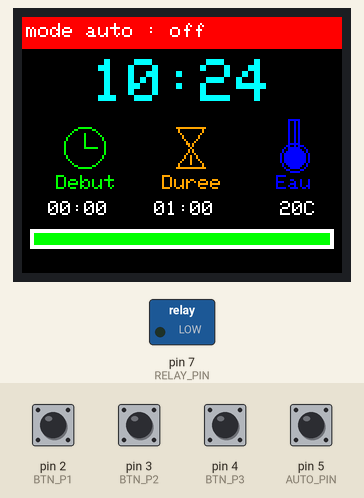
Bench run of a sketch on a simulated Arduino Uno, built with avr-gcc and run on an emulated ATmega328P. Shown: 160×128 colour display, switched loads named in the sketch (green lamp = pin HIGH). Inputs (shaded band) come from the test bench; at power-on: pin 2 (BTN_P1), pin 3 (BTN_P2), pin 4 (BTN_P3), pin 5 (AUTO_PIN) HIGH. The local clock reads 2024-03-15 10:24:30 at power-on unless the sketch sets it.

Above: at 1.3 s.
1.4 s: pin 5 (AUTO_PIN) pulled LOW for 0.15 s
At 2.8 s:
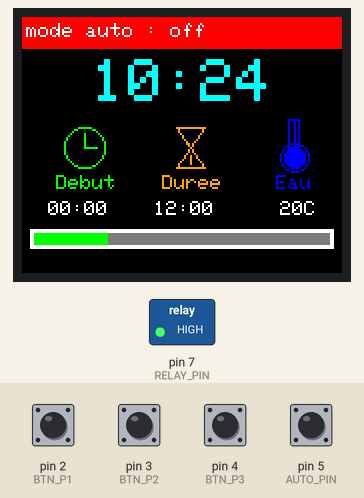
3.1 s: pin 2 (BTN_P1) pulled LOW for 0.15 s
At 3.9 s:
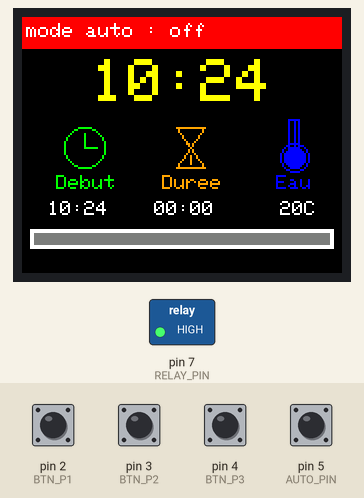
4.8 s: pin 2 (BTN_P1) pulled LOW for 1 s
At 6.1 s:
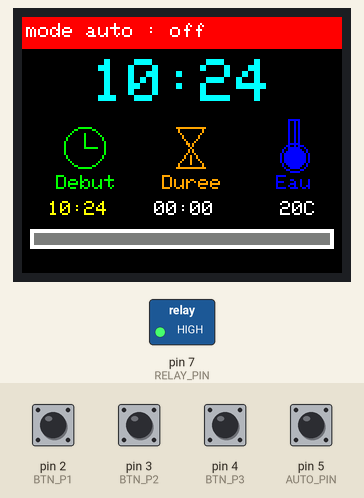
7.3 s: pin 3 (BTN_P2) pulled LOW for 0.15 s
At 8.1 s:
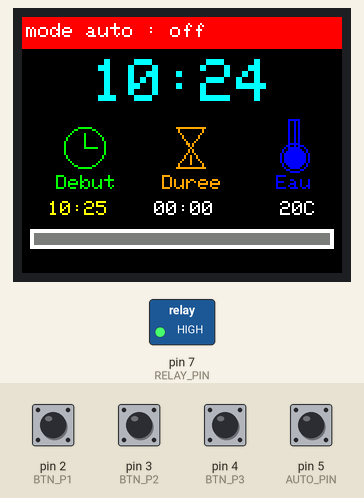
8.9 s: pin 5 (AUTO_PIN) pulled LOW for 1 s
At 9.7 s:
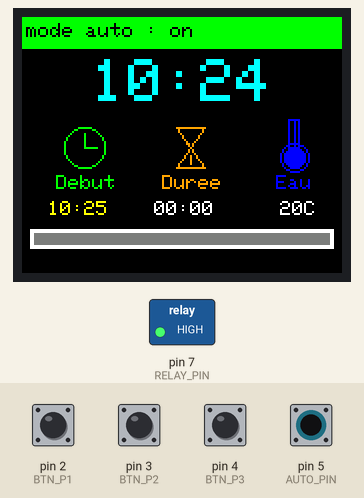
11.4 s: pin 2 (BTN_P1) pulled LOW for 0.15 s
At 12.3 s:
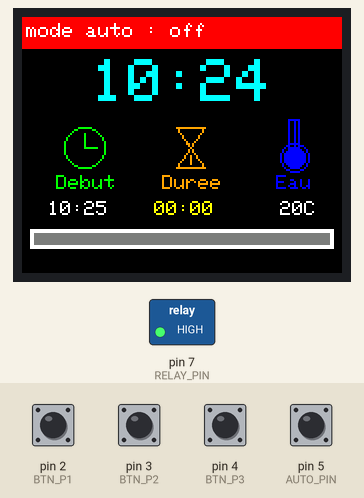
Timing chart, 0 to 14.4 s (numbered marks = the images above; inputs shaded):
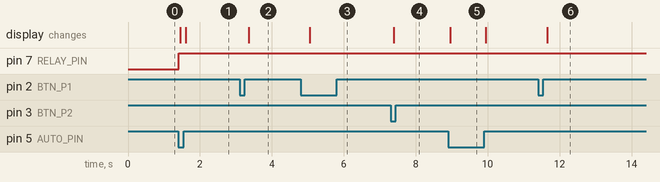

Measured:
- after the input at 1.4 s, pin 7 (RELAY_PIN): LOW → HIGH at once; the display: first changes after 0.06 s (image 1 shows a later state)
- after the input at 3.1 s, the display: changes after 0.26 s (image 2)
- after the input at 4.8 s, the display: changes after 0.25 s (image 3)
- after the input at 7.3 s, the display: changes after 0.09 s (image 4)
- after the input at 8.9 s, the display: changes after 0.05 s (image 5)
- after the input at 11.4 s, the display: changes after 0.25 s (image 6)

The sketch:

sketch_may26a.ino
```cpp
#define ST77XX_DARKGREY 0x7BEF

#include <Adafruit_GFX.h>
#include <Adafruit_ST7735.h>
#include <Wire.h>
#include <RTClib.h>

#define TFT_CS    10
#define TFT_DC    9
#define TFT_RST   8
#define RELAY_PIN 7
#define BTN_P1    2
#define BTN_P2    3
#define BTN_P3    4
#define AUTO_PIN  5

Adafruit_ST7735 tft = Adafruit_ST7735(TFT_CS, TFT_DC, TFT_RST);
RTC_DS3231 rtc;

uint8_t setState = 0;
DateTime currentTime;
uint8_t heureDebut = 0, minuteDebut = 0;
uint8_t tempEau = 20;
uint16_t dureeFiltration = 60;
bool modeAuto = false;
String titre = "";

unsigned long lastDisplayUpdate = 0;
const unsigned long displayInterval = 60000;

int prevHeure = -1, prevMinute = -1;
int prevHeureDebut = -1, prevMinuteDebut = -1;
int prevTempEau = -1, prevDureeFiltration = -1;
bool prevModeAuto = false;
String prevTitre = "";

bool prevBtnP1 = false, prevBtnP2 = false, prevBtnP3 = false;
unsigned long p2PressStart = 0;
unsigned long lastP2Repeat = 0;
const unsigned long longPressDelay = 600;
const unsigned long repeatDelay = 200;
bool p2LongActive = false;

bool showMessage = false;
unsigned long messageTimer = 0;
const unsigned long MESSAGE_DURATION = 1000;

// --- Icônes ---
void afficherIconeHorloge(int x, int y, uint16_t col) {
  tft.drawCircle(x, y, 10, col);
  tft.drawLine(x, y, x, y-7, col);
  tft.drawLine(x, y, x+6, y, col);
}
void afficherIconeSablier(int x, int y, uint16_t col) {
  tft.drawLine(x-7, y-10, x+7, y-10, col);
  tft.drawLine(x-7, y+10, x+7, y+10, col);
  tft.drawLine(x-7, y-10, x+7, y+10, col);
  tft.drawLine(x+7, y-10, x-7, y+10, col);
  tft.drawLine(x-3, y-4, x+3, y+4, col);
  tft.drawLine(x, y+4, x, y+8, col);
}
void afficherIconeThermometre(int x, int y, uint16_t col) {
  tft.drawRect(x-3, y-12, 6, 16, col);
  tft.drawCircle(x, y+7, 7, col);
  tft.fillCircle(x, y+7, 5, col);
  tft.drawLine(x, y-12, x, y+7, col);
}
void afficherFiltrationProgressBar(int x, int y, int w, int h, int total, int courant) {
  tft.fillRect(x, y, w, h, ST77XX_DARKGREY); // Fond gris foncé
  tft.drawRect(x, y, w, h, ST77XX_WHITE);
  tft.drawRect(x+1, y+1, w-2, h-2, ST77XX_WHITE);
  int filled = (total > 0) ? (w-4) * courant / total : 0;
  if(filled > 0)
    tft.fillRect(x+2, y+2, filled, h-4, ST77XX_GREEN);
}

void setup() {
  pinMode(RELAY_PIN, OUTPUT);
  digitalWrite(RELAY_PIN, LOW);

  pinMode(BTN_P1, INPUT_PULLUP);
  pinMode(BTN_P2, INPUT_PULLUP);
  pinMode(BTN_P3, INPUT_PULLUP);
  pinMode(AUTO_PIN, INPUT_PULLUP);

  tft.initR(INITR_BLACKTAB);
  tft.setRotation(1);
  tft.fillScreen(ST77XX_BLACK);
  tft.setTextColor(ST77XX_WHITE);

  Wire.begin();
  rtc.begin();

  if (!rtc.begin()) {
    tft.setCursor(0,0);
    tft.println("RTC error!");
    while (1);
  }
  if (rtc.lostPower()) {
    rtc.adjust(DateTime(F(__DATE__), F(__TIME__)));
  }
}

void loop() {
  bool btnP1 = !digitalRead(BTN_P1);
  bool btnP2 = !digitalRead(BTN_P2);
  bool btnP3 = !digitalRead(BTN_P3);
  modeAuto = !digitalRead(AUTO_PIN);

  bool bpP1Edge = btnP1 && !prevBtnP1;
  bool bpP2Edge = btnP2 && !prevBtnP2;
  bool bpP3Edge = btnP3 && !prevBtnP3;

  if (btnP2 && !prevBtnP2) {
    p2PressStart = millis();
    p2LongActive = false;
    lastP2Repeat = millis();
  }
  if (btnP2 && !p2LongActive && (millis() - p2PressStart > longPressDelay)) {
    p2LongActive = true;
    lastP2Repeat = millis();
  }
  if (!btnP2) {
    p2LongActive = false;
  }

  // --- En entrant en mode réglage, initialise heureDebut à l'heure courante et dureeFiltration à 0 ---
  static bool wasInReglage = false;
  if ((setState == 1 || setState == 2 || setState == 3 || setState == 4) && !wasInReglage) {
    DateTime now = rtc.now();
    heureDebut = now.hour();
    minuteDebut = now.minute();
    dureeFiltration = 0;
    wasInReglage = true;
  }
  if (setState == 0) wasInReglage = false;

  if (bpP3Edge) {
    setState = 1;
    DateTime now = rtc.now();
    heureDebut = now.hour();
    minuteDebut = now.minute();
    dureeFiltration = 0;
    tempEau = 20;
    titre = "RAZ !";
    delay(200);
    prevBtnP1 = btnP1; prevBtnP2 = btnP2; prevBtnP3 = btnP3;
    return;
  }

  static uint8_t previousSetState = 0;

  // --- PHASE DE REGLAGE : durée à 0 et barre à 0 ---
  uint16_t dureeAffichee = dureeFiltration;
  int courantAffiche = -1; // -1 = calcul normal
  if (setState == 3) {
    dureeAffichee = 0;
    courantAffiche = 0;
  }

  switch (setState) {
    case 0:
      currentTime = rtc.now();
      titre = "";
      gererFiltration();
      if (bpP1Edge) {
        setState = 1;
        delay(200);
      }
      break;
    case 1: // Heure courante
      titre = "Reglage heure";
      if ((bpP2Edge && !p2LongActive) || (btnP2 && p2LongActive && (millis() - lastP2Repeat > repeatDelay))) {
        currentTime = rtc.now() + TimeSpan(0, 0, p2LongActive ? 10 : 1, 0);
        rtc.adjust(currentTime);
        lastP2Repeat = millis();
        delay(40);
      }
      if (bpP1Edge) {
        setState = 2;
        delay(200);
      }
      break;
    case 2: // Début filtration
      titre = "Regl. debut";
      if ((bpP2Edge && !p2LongActive) || (btnP2 && p2LongActive && (millis() - lastP2Repeat > repeatDelay))) {
        uint8_t step = p2LongActive ? 10 : 1;
        int totalMinutes = heureDebut * 60 + minuteDebut + step;
        heureDebut = (totalMinutes / 60) % 24;
        minuteDebut = totalMinutes % 60;
        lastP2Repeat = millis();
        delay(40);
      }
      if (bpP1Edge) {
        setState = 3;
        delay(200);
      }
      break;
    case 3: // Durée filtration
      titre = "Regl. duree";
      if ((bpP2Edge && !p2LongActive) || (btnP2 && p2LongActive && (millis() - lastP2Repeat > repeatDelay))) {
        uint16_t step = p2LongActive ? 10 : 1;
        dureeFiltration += step;
        if (dureeFiltration > 1440) dureeFiltration = 1;
        lastP2Repeat = millis();
        delay(40);
      }
      if (bpP1Edge) {
        setState = 4;
        delay(200);
      }
      break;
    case 4: // Température
      titre = "Regl. temp";
      if ((bpP2Edge && !p2LongActive) || (btnP2 && p2LongActive && (millis() - lastP2Repeat > repeatDelay))) {
        tempEau = (tempEau + (p2LongActive ? 5 : 1)) % 41;
        lastP2Repeat = millis();
        delay(40);
      }
      if (bpP1Edge) {
        setState = 0;
        showMessage = true;
        messageTimer = millis();
        delay(200);
      }
      break;
  }

  previousSetState = setState;

  DateTime now = rtc.now();
  bool needUpdate = false;
  if (now.hour() != prevHeure || now.minute() != prevMinute) needUpdate = true;
  if (heureDebut != prevHeureDebut || minuteDebut != prevMinuteDebut) needUpdate = true;
  if (tempEau != prevTempEau) needUpdate = true;
  if (dureeFiltration != prevDureeFiltration) needUpdate = true;
  if (modeAuto != prevModeAuto) needUpdate = true;
  if (titre != prevTitre) needUpdate = true;
  if (millis() - lastDisplayUpdate > displayInterval) needUpdate = true;

  if (showMessage) {
    afficherMessageTemporaire("Parametres ok !");
    if (millis() - messageTimer > MESSAGE_DURATION) {
      showMessage = false;
      needUpdate = true;
    }
  } else if (needUpdate) {
    afficherEcran(titre, setState, dureeAffichee, courantAffiche);
    prevHeure = now.hour();
    prevMinute = now.minute();
    prevHeureDebut = heureDebut;
    prevMinuteDebut = minuteDebut;
    prevTempEau = tempEau;
    prevDureeFiltration = dureeFiltration;
    prevModeAuto = modeAuto;
    prevTitre = titre;
    lastDisplayUpdate = millis();
  }

  prevBtnP1 = btnP1;
  prevBtnP2 = btnP2;
  prevBtnP3 = btnP3;
}

void afficherEcran(String titre, uint8_t stepState, uint16_t dureeAffichee, int courantAffiche) {
  tft.fillScreen(ST77XX_BLACK);

  // Bandeau mode auto
  tft.fillRect(0, 0, tft.width(), 16, modeAuto ? ST77XX_GREEN : ST77XX_RED);
  tft.setTextSize(1);
  if (modeAuto) {
    tft.setTextColor(ST77XX_BLACK, ST77XX_GREEN);
  } else {
    tft.setTextColor(ST77XX_WHITE, ST77XX_RED);
  }
  tft.setCursor(2, 3);
  tft.print("mode auto : ");
  tft.print(modeAuto ? "on" : "off");

  DateTime now = rtc.now();
  char buf[12];

  // Heure courante (gros, centré haut)
  tft.setTextSize(3);
  tft.setTextColor((stepState==1)?ST77XX_YELLOW:ST77XX_CYAN, ST77XX_BLACK);
  sprintf(buf, "%02d:%02d", now.hour(), now.minute());
  int16_t x1, y1;
  uint16_t w, h;
  tft.getTextBounds(buf, 0, 0, &x1, &y1, &w, &h);
  int xHeure = (tft.width() - w) / 2;
  tft.setCursor(xHeure, 21);
  tft.print(buf);

  // Positions X bien réparties sur 160px (ou 128px si écran plus petit)
  int xDebut = 31;
  int xDuree = 84;
  int xEau   = 136;
  int blocY = 65;

  // Bloc début filtration (gauche) - EN VERT
  afficherIconeHorloge(xDebut, blocY, ST77XX_GREEN);
  tft.setTextSize(1);
  tft.setCursor(xDebut-14, blocY+14);
  tft.setTextColor(ST77XX_GREEN, ST77XX_BLACK);
  tft.print("Debut");
  tft.setCursor(xDebut-18, blocY+27);
  tft.setTextColor((stepState==2)?ST77XX_YELLOW:ST77XX_WHITE, ST77XX_BLACK);
  sprintf(buf, "%02d:%02d", heureDebut, minuteDebut);
  tft.print(buf);

  // Bloc durée filtration (centre) - EN ORANGE
  uint16_t orange = 0xFD20; // code couleur orange (R=255,G=165,B=0)
  afficherIconeSablier(xDuree, blocY, orange);
  tft.setTextColor(orange, ST77XX_BLACK);
  tft.setCursor(xDuree-14, blocY+14);
  tft.print("Duree");
  tft.setCursor(xDuree-18, blocY+27);
  tft.setTextColor((stepState==3)?ST77XX_YELLOW:ST77XX_WHITE, ST77XX_BLACK);
  sprintf(buf, "%02d:%02d", dureeFiltration/60, dureeFiltration%60);
  tft.print(buf);

  // Bloc température eau (droite) - EN BLEU
  afficherIconeThermometre(xEau, blocY-2, ST77XX_BLUE);
  tft.setTextColor(ST77XX_BLUE, ST77XX_BLACK);
  tft.setCursor(xEau-9, blocY+14);
  tft.print("Eau");
  tft.setCursor(xEau-7, blocY+27);
  tft.setTextColor((stepState==4)?ST77XX_YELLOW:ST77XX_WHITE, ST77XX_BLACK);
  sprintf(buf, "%02dC", tempEau);
  tft.print(buf);

  // --- Barre de progression filtration ---
  // Largeur maximale (bord à bord avec marge de 4px), hauteur réduite à 10px
  int total = dureeAffichee;
  int courant = courantAffiche;
  if (courant < 0) { // Si ce n'est pas une valeur forcée par le mode réglage
    int debutMinutes = heureDebut * 60 + minuteDebut;
    int nowMinutes = now.hour() * 60 + now.minute();
    int finMinutes = (debutMinutes + total) % (24*60);
    courant = 0;
    if (total > 0) {
      if (finMinutes > debutMinutes) {
        if (nowMinutes >= debutMinutes && nowMinutes < finMinutes)
          courant = nowMinutes - debutMinutes;
        else if (nowMinutes >= finMinutes)
          courant = total;
        else
          courant = 0;
      } else {
        if (nowMinutes >= debutMinutes)
          courant = nowMinutes - debutMinutes;
        else if (nowMinutes < finMinutes)
          courant = (24*60 - debutMinutes) + nowMinutes;
        else
          courant = 0;
      }
      if (courant < 0) courant = 0;
      if (courant > total) courant = total;
    }
  }
  // Largeur maximale (bord à bord avec marge de 4px), hauteur réduite à 10px, position Y=106
  int bar_x = 4;
  int bar_y = 106;
  int bar_w = tft.width() - 8;
  int bar_h = 10;
  afficherFiltrationProgressBar(bar_x, bar_y, bar_w, bar_h, total, courant);

  // Message ou titre en bas
  tft.setTextSize(1);
  tft.setTextColor(ST77XX_WHITE, ST77XX_BLACK);
  if (titre.length() > 0) {
    tft.fillRect(0, 146, tft.width(), 13, ST77XX_BLUE);
    tft.setCursor(5, 149);
    tft.setTextColor(ST77XX_YELLOW, ST77XX_BLUE);
    tft.print(titre);
  }
  tft.setTextSize(1);
}

void afficherMessageTemporaire(const char* msg) {
  tft.fillScreen(ST77XX_BLACK);
  tft.setTextColor(ST77XX_CYAN);
  int16_t x1, y1;
  uint16_t w, h;
  tft.setTextSize(1);
  tft.getTextBounds(msg, 0, 0, &x1, &y1, &w, &h);
  tft.setCursor((tft.width() - w) / 2, (tft.height() - h) / 2);
  tft.println(msg);
  tft.setTextSize(1);
  tft.setTextColor(ST77XX_WHITE);
}

void gererFiltration() {
  if (modeAuto) {
    dureeFiltration = calculFiltrationAuto(tempEau) * 60;
  }
  DateTime now = rtc.now();
  int debutMinutes = heureDebut * 60 + minuteDebut;
  int nowMinutes = now.hour() * 60 + now.minute();
  int finMinutes = (debutMinutes + dureeFiltration) % (24*60);

  bool enFiltration;
  if (finMinutes > debutMinutes) {
    enFiltration = (nowMinutes >= debutMinutes) && (nowMinutes < finMinutes);
  } else {
    enFiltration = (nowMinutes >= debutMinutes) || (nowMinutes < finMinutes);
  }

  if (enFiltration) {
    digitalWrite(RELAY_PIN, HIGH);
  } else {
    digitalWrite(RELAY_PIN, LOW);
  }
}

uint8_t calculFiltrationAuto(uint8_t temp) {
  if (temp < 0) return 24;
  else if (temp >= 30) return 24;
  else if (temp >= 28) return 21;
  else if (temp >= 26) return 19;
  else if (temp >= 24) return 16;
  else if (temp >= 21) return 14;
  else if (temp >= 18) return 12;
  else if (temp >= 15) return 8;
  else if (temp >= 10) return 5;
  else if (temp >= 6) return 3;
  else if (temp >= 3) return 1;
  else return 24;
}
```
